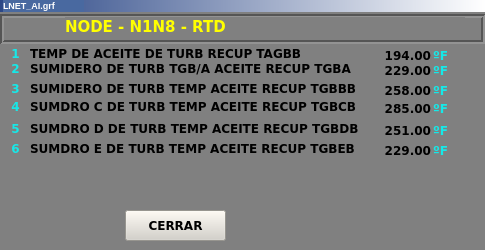
<?xml version="1.0" encoding="UTF-8"?>
<ui version="4.0">
 <class>LNET_AI4</class>
 <widget class="QWidget" name="LNET_AI4">
  <property name="geometry">
   <rect>
    <x>0</x>
    <y>0</y>
    <width>485</width>
    <height>250</height>
   </rect>
  </property>
  <property name="minimumSize">
   <size>
    <width>485</width>
    <height>250</height>
   </size>
  </property>
  <property name="maximumSize">
   <size>
    <width>485</width>
    <height>250</height>
   </size>
  </property>
  <property name="windowTitle">
   <string>LNET_AI4</string>
  </property>
  <property name="styleSheet">
   <string notr="true">background-color: rgb(128, 128, 128);</string>
  </property>
  <widget class="QFrame" name="frame_2">
   <property name="geometry">
    <rect>
     <x>0</x>
     <y>0</y>
     <width>485</width>
     <height>12</height>
    </rect>
   </property>
   <property name="styleSheet">
    <string notr="true">background-color: qlineargradient(spread:pad, x1:0, y1:0, x2:1, y2:0, stop:0 rgba(43, 71, 134, 255), stop:1 rgba(255, 255, 255, 255));</string>
   </property>
   <property name="frameShape">
    <enum>QFrame::Panel</enum>
   </property>
   <property name="frameShadow">
    <enum>QFrame::Raised</enum>
   </property>
   <property name="lineWidth">
    <number>0</number>
   </property>
   <widget class="QLabel" name="lbLnetT">
    <property name="geometry">
     <rect>
      <x>3</x>
      <y>0</y>
      <width>81</width>
      <height>12</height>
     </rect>
    </property>
    <property name="font">
     <font>
      <pointsize>5</pointsize>
      <weight>75</weight>
      <bold>true</bold>
     </font>
    </property>
    <property name="styleSheet">
     <string notr="true">background-color: rgb(73, 105, 160);</string>
    </property>
    <property name="text">
     <string>&lt;!DOCTYPE HTML PUBLIC &quot;-//W3C//DTD HTML 4.0//EN&quot; &quot;http://www.w3.org/TR/REC-html40/strict.dtd&quot;&gt;
&lt;html&gt;&lt;head&gt;&lt;meta name=&quot;qrichtext&quot; content=&quot;1&quot; /&gt;&lt;style type=&quot;text/css&quot;&gt;
p, li { white-space: pre-wrap; }
&lt;/style&gt;&lt;/head&gt;&lt;body style=&quot; font-family:'MS Shell Dlg 2'; font-size:5pt; font-weight:600; font-style:normal;&quot;&gt;
&lt;p style=&quot; margin-top:0px; margin-bottom:0px; margin-left:0px; margin-right:0px; -qt-block-indent:0; text-indent:0px;&quot;&gt;&lt;span style=&quot; font-size:7pt; color:#ffffff;&quot;&gt;LNET_AI.grf&lt;/span&gt;&lt;/p&gt;&lt;/body&gt;&lt;/html&gt;</string>
    </property>
   </widget>
  </widget>
  <widget class="QLabel" name="lbNodRTD">
   <property name="geometry">
    <rect>
     <x>65</x>
     <y>17</y>
     <width>400</width>
     <height>20</height>
    </rect>
   </property>
   <property name="font">
    <font>
     <family>Verdana</family>
     <pointsize>11</pointsize>
     <weight>75</weight>
     <bold>true</bold>
    </font>
   </property>
   <property name="styleSheet">
    <string notr="true">color: rgb(255, 255, 0);</string>
   </property>
   <property name="text">
    <string>NODE - N1N8 - RTD</string>
   </property>
  </widget>
  <widget class="QFrame" name="frame">
   <property name="geometry">
    <rect>
     <x>0</x>
     <y>14</y>
     <width>485</width>
     <height>30</height>
    </rect>
   </property>
   <property name="styleSheet">
    <string notr="true">border-color: rgb(255, 255, 255);</string>
   </property>
   <property name="frameShape">
    <enum>QFrame::Box</enum>
   </property>
   <property name="frameShadow">
    <enum>QFrame::Sunken</enum>
   </property>
   <property name="lineWidth">
    <number>2</number>
   </property>
  </widget>
  <widget class="QPushButton" name="btnCerrar">
   <property name="geometry">
    <rect>
     <x>125</x>
     <y>210</y>
     <width>101</width>
     <height>31</height>
    </rect>
   </property>
   <property name="font">
    <font>
     <family>Verdana</family>
     <pointsize>9</pointsize>
     <weight>75</weight>
     <bold>true</bold>
    </font>
   </property>
   <property name="styleSheet">
    <string notr="true">background-color: rgb(212, 208, 200);</string>
   </property>
   <property name="text">
    <string>CERRAR</string>
   </property>
  </widget>
  <widget class="QLabel" name="lbNumNode_1">
   <property name="geometry">
    <rect>
     <x>5</x>
     <y>45</y>
     <width>21</width>
     <height>16</height>
    </rect>
   </property>
   <property name="font">
    <font>
     <family>Verdana</family>
     <weight>75</weight>
     <bold>true</bold>
    </font>
   </property>
   <property name="styleSheet">
    <string notr="true">color: rgb(22, 232, 232);</string>
   </property>
   <property name="text">
    <string>1</string>
   </property>
   <property name="alignment">
    <set>Qt::AlignCenter</set>
   </property>
  </widget>
  <widget class="QLabel" name="lbNodeT_1">
   <property name="geometry">
    <rect>
     <x>30</x>
     <y>45</y>
     <width>340</width>
     <height>16</height>
    </rect>
   </property>
   <property name="font">
    <font>
     <family>Verdana</family>
     <weight>75</weight>
     <bold>true</bold>
    </font>
   </property>
   <property name="text">
    <string>TEMP DE ACEITE DE TURB RECUP TAGBB</string>
   </property>
  </widget>
  <widget class="QLabel" name="lbNode_1">
   <property name="geometry">
    <rect>
     <x>370</x>
     <y>45</y>
     <width>61</width>
     <height>20</height>
    </rect>
   </property>
   <property name="font">
    <font>
     <family>Verdana</family>
     <weight>75</weight>
     <bold>true</bold>
    </font>
   </property>
   <property name="layoutDirection">
    <enum>Qt::RightToLeft</enum>
   </property>
   <property name="text">
    <string>194.00</string>
   </property>
   <property name="alignment">
    <set>Qt::AlignRight|Qt::AlignTrailing|Qt::AlignVCenter</set>
   </property>
  </widget>
  <widget class="QLabel" name="lbNodeU_1">
   <property name="geometry">
    <rect>
     <x>433</x>
     <y>45</y>
     <width>35</width>
     <height>20</height>
    </rect>
   </property>
   <property name="font">
    <font>
     <family>Verdana</family>
     <weight>75</weight>
     <bold>true</bold>
    </font>
   </property>
   <property name="styleSheet">
    <string notr="true">color: rgb(22, 232, 232);</string>
   </property>
   <property name="text">
    <string>ºF</string>
   </property>
  </widget>
  <widget class="QLabel" name="lbNodeU_2">
   <property name="geometry">
    <rect>
     <x>433</x>
     <y>60</y>
     <width>35</width>
     <height>20</height>
    </rect>
   </property>
   <property name="font">
    <font>
     <family>Verdana</family>
     <weight>75</weight>
     <bold>true</bold>
    </font>
   </property>
   <property name="styleSheet">
    <string notr="true">color: rgb(22, 232, 232);</string>
   </property>
   <property name="text">
    <string>ºF</string>
   </property>
  </widget>
  <widget class="QLabel" name="lbNodeT_2">
   <property name="geometry">
    <rect>
     <x>30</x>
     <y>60</y>
     <width>340</width>
     <height>16</height>
    </rect>
   </property>
   <property name="font">
    <font>
     <family>Verdana</family>
     <weight>75</weight>
     <bold>true</bold>
    </font>
   </property>
   <property name="text">
    <string>SUMIDERO DE TURB TGB/A ACEITE RECUP TGBA</string>
   </property>
  </widget>
  <widget class="QLabel" name="lbNumNode_2">
   <property name="geometry">
    <rect>
     <x>5</x>
     <y>60</y>
     <width>21</width>
     <height>16</height>
    </rect>
   </property>
   <property name="font">
    <font>
     <family>Verdana</family>
     <weight>75</weight>
     <bold>true</bold>
    </font>
   </property>
   <property name="styleSheet">
    <string notr="true">color: rgb(22, 232, 232);</string>
   </property>
   <property name="text">
    <string>2</string>
   </property>
   <property name="alignment">
    <set>Qt::AlignCenter</set>
   </property>
  </widget>
  <widget class="QLabel" name="lbNode_2">
   <property name="geometry">
    <rect>
     <x>370</x>
     <y>60</y>
     <width>61</width>
     <height>20</height>
    </rect>
   </property>
   <property name="font">
    <font>
     <family>Verdana</family>
     <weight>75</weight>
     <bold>true</bold>
    </font>
   </property>
   <property name="layoutDirection">
    <enum>Qt::RightToLeft</enum>
   </property>
   <property name="text">
    <string>229.00</string>
   </property>
   <property name="alignment">
    <set>Qt::AlignRight|Qt::AlignTrailing|Qt::AlignVCenter</set>
   </property>
  </widget>
  <widget class="QLabel" name="lbNodeU_3">
   <property name="geometry">
    <rect>
     <x>433</x>
     <y>80</y>
     <width>35</width>
     <height>20</height>
    </rect>
   </property>
   <property name="font">
    <font>
     <family>Verdana</family>
     <weight>75</weight>
     <bold>true</bold>
    </font>
   </property>
   <property name="styleSheet">
    <string notr="true">color: rgb(22, 232, 232);</string>
   </property>
   <property name="text">
    <string>ºF</string>
   </property>
  </widget>
  <widget class="QLabel" name="lbNumNode_3">
   <property name="geometry">
    <rect>
     <x>5</x>
     <y>80</y>
     <width>21</width>
     <height>16</height>
    </rect>
   </property>
   <property name="font">
    <font>
     <family>Verdana</family>
     <weight>75</weight>
     <bold>true</bold>
    </font>
   </property>
   <property name="styleSheet">
    <string notr="true">color: rgb(22, 232, 232);</string>
   </property>
   <property name="text">
    <string>3</string>
   </property>
   <property name="alignment">
    <set>Qt::AlignCenter</set>
   </property>
  </widget>
  <widget class="QLabel" name="lbNodeT_3">
   <property name="geometry">
    <rect>
     <x>30</x>
     <y>80</y>
     <width>340</width>
     <height>16</height>
    </rect>
   </property>
   <property name="font">
    <font>
     <family>Verdana</family>
     <weight>75</weight>
     <bold>true</bold>
    </font>
   </property>
   <property name="text">
    <string>SUMIDERO DE TURB TEMP ACEITE RECUP TGBBB</string>
   </property>
  </widget>
  <widget class="QLabel" name="lbNode_3">
   <property name="geometry">
    <rect>
     <x>370</x>
     <y>80</y>
     <width>61</width>
     <height>20</height>
    </rect>
   </property>
   <property name="font">
    <font>
     <family>Verdana</family>
     <weight>75</weight>
     <bold>true</bold>
    </font>
   </property>
   <property name="layoutDirection">
    <enum>Qt::RightToLeft</enum>
   </property>
   <property name="text">
    <string>258.00</string>
   </property>
   <property name="alignment">
    <set>Qt::AlignRight|Qt::AlignTrailing|Qt::AlignVCenter</set>
   </property>
  </widget>
  <widget class="QLabel" name="lbNodeU_4">
   <property name="geometry">
    <rect>
     <x>433</x>
     <y>98</y>
     <width>35</width>
     <height>20</height>
    </rect>
   </property>
   <property name="font">
    <font>
     <family>Verdana</family>
     <weight>75</weight>
     <bold>true</bold>
    </font>
   </property>
   <property name="styleSheet">
    <string notr="true">color: rgb(22, 232, 232);</string>
   </property>
   <property name="text">
    <string>ºF</string>
   </property>
  </widget>
  <widget class="QLabel" name="lbNodeT_4">
   <property name="geometry">
    <rect>
     <x>30</x>
     <y>98</y>
     <width>340</width>
     <height>16</height>
    </rect>
   </property>
   <property name="font">
    <font>
     <family>Verdana</family>
     <weight>75</weight>
     <bold>true</bold>
    </font>
   </property>
   <property name="text">
    <string>SUMDRO C DE TURB TEMP ACEITE RECUP TGBCB</string>
   </property>
  </widget>
  <widget class="QLabel" name="lbNumNode_4">
   <property name="geometry">
    <rect>
     <x>5</x>
     <y>98</y>
     <width>21</width>
     <height>16</height>
    </rect>
   </property>
   <property name="font">
    <font>
     <family>Verdana</family>
     <weight>75</weight>
     <bold>true</bold>
    </font>
   </property>
   <property name="styleSheet">
    <string notr="true">color: rgb(22, 232, 232);</string>
   </property>
   <property name="text">
    <string>4</string>
   </property>
   <property name="alignment">
    <set>Qt::AlignCenter</set>
   </property>
  </widget>
  <widget class="QLabel" name="lbNode_4">
   <property name="geometry">
    <rect>
     <x>370</x>
     <y>98</y>
     <width>61</width>
     <height>20</height>
    </rect>
   </property>
   <property name="font">
    <font>
     <family>Verdana</family>
     <weight>75</weight>
     <bold>true</bold>
    </font>
   </property>
   <property name="layoutDirection">
    <enum>Qt::RightToLeft</enum>
   </property>
   <property name="text">
    <string>285.00</string>
   </property>
   <property name="alignment">
    <set>Qt::AlignRight|Qt::AlignTrailing|Qt::AlignVCenter</set>
   </property>
  </widget>
  <widget class="QLabel" name="lbNodeU_5">
   <property name="geometry">
    <rect>
     <x>433</x>
     <y>120</y>
     <width>35</width>
     <height>20</height>
    </rect>
   </property>
   <property name="font">
    <font>
     <family>Verdana</family>
     <weight>75</weight>
     <bold>true</bold>
    </font>
   </property>
   <property name="styleSheet">
    <string notr="true">color: rgb(22, 232, 232);</string>
   </property>
   <property name="text">
    <string>ºF</string>
   </property>
  </widget>
  <widget class="QLabel" name="lbNumNode_5">
   <property name="geometry">
    <rect>
     <x>5</x>
     <y>120</y>
     <width>21</width>
     <height>16</height>
    </rect>
   </property>
   <property name="font">
    <font>
     <family>Verdana</family>
     <weight>75</weight>
     <bold>true</bold>
    </font>
   </property>
   <property name="styleSheet">
    <string notr="true">color: rgb(22, 232, 232);</string>
   </property>
   <property name="text">
    <string>5</string>
   </property>
   <property name="alignment">
    <set>Qt::AlignCenter</set>
   </property>
  </widget>
  <widget class="QLabel" name="lbNodeT_5">
   <property name="geometry">
    <rect>
     <x>30</x>
     <y>120</y>
     <width>340</width>
     <height>16</height>
    </rect>
   </property>
   <property name="font">
    <font>
     <family>Verdana</family>
     <weight>75</weight>
     <bold>true</bold>
    </font>
   </property>
   <property name="text">
    <string>SUMDRO D DE TURB TEMP ACEITE RECUP TGBDB</string>
   </property>
  </widget>
  <widget class="QLabel" name="lbNode_5">
   <property name="geometry">
    <rect>
     <x>370</x>
     <y>120</y>
     <width>61</width>
     <height>20</height>
    </rect>
   </property>
   <property name="font">
    <font>
     <family>Verdana</family>
     <weight>75</weight>
     <bold>true</bold>
    </font>
   </property>
   <property name="layoutDirection">
    <enum>Qt::RightToLeft</enum>
   </property>
   <property name="text">
    <string>251.00</string>
   </property>
   <property name="alignment">
    <set>Qt::AlignRight|Qt::AlignTrailing|Qt::AlignVCenter</set>
   </property>
  </widget>
  <widget class="QLabel" name="lbNumNode_6">
   <property name="geometry">
    <rect>
     <x>5</x>
     <y>140</y>
     <width>21</width>
     <height>16</height>
    </rect>
   </property>
   <property name="font">
    <font>
     <family>Verdana</family>
     <weight>75</weight>
     <bold>true</bold>
    </font>
   </property>
   <property name="styleSheet">
    <string notr="true">color: rgb(22, 232, 232);</string>
   </property>
   <property name="text">
    <string>6</string>
   </property>
   <property name="alignment">
    <set>Qt::AlignCenter</set>
   </property>
  </widget>
  <widget class="QLabel" name="lbNodeU_6">
   <property name="geometry">
    <rect>
     <x>433</x>
     <y>140</y>
     <width>35</width>
     <height>20</height>
    </rect>
   </property>
   <property name="font">
    <font>
     <family>Verdana</family>
     <weight>75</weight>
     <bold>true</bold>
    </font>
   </property>
   <property name="styleSheet">
    <string notr="true">color: rgb(22, 232, 232);</string>
   </property>
   <property name="text">
    <string>ºF</string>
   </property>
  </widget>
  <widget class="QLabel" name="lbNodeT_6">
   <property name="geometry">
    <rect>
     <x>30</x>
     <y>140</y>
     <width>340</width>
     <height>16</height>
    </rect>
   </property>
   <property name="font">
    <font>
     <family>Verdana</family>
     <weight>75</weight>
     <bold>true</bold>
    </font>
   </property>
   <property name="text">
    <string>SUMDRO E DE TURB TEMP ACEITE RECUP TGBEB</string>
   </property>
  </widget>
  <widget class="QLabel" name="lbNode_6">
   <property name="geometry">
    <rect>
     <x>370</x>
     <y>140</y>
     <width>61</width>
     <height>20</height>
    </rect>
   </property>
   <property name="font">
    <font>
     <family>Verdana</family>
     <weight>75</weight>
     <bold>true</bold>
    </font>
   </property>
   <property name="layoutDirection">
    <enum>Qt::RightToLeft</enum>
   </property>
   <property name="text">
    <string>229.00</string>
   </property>
   <property name="alignment">
    <set>Qt::AlignRight|Qt::AlignTrailing|Qt::AlignVCenter</set>
   </property>
  </widget>
  <zorder>frame</zorder>
  <zorder>frame_2</zorder>
  <zorder>lbNodRTD</zorder>
  <zorder>btnCerrar</zorder>
  <zorder>lbNumNode_1</zorder>
  <zorder>lbNodeT_1</zorder>
  <zorder>lbNode_1</zorder>
  <zorder>lbNodeU_1</zorder>
  <zorder>lbNodeU_2</zorder>
  <zorder>lbNodeT_2</zorder>
  <zorder>lbNumNode_2</zorder>
  <zorder>lbNode_2</zorder>
  <zorder>lbNodeU_3</zorder>
  <zorder>lbNumNode_3</zorder>
  <zorder>lbNodeT_3</zorder>
  <zorder>lbNode_3</zorder>
  <zorder>lbNodeU_4</zorder>
  <zorder>lbNodeT_4</zorder>
  <zorder>lbNumNode_4</zorder>
  <zorder>lbNode_4</zorder>
  <zorder>lbNodeU_5</zorder>
  <zorder>lbNumNode_5</zorder>
  <zorder>lbNodeT_5</zorder>
  <zorder>lbNode_5</zorder>
  <zorder>lbNumNode_6</zorder>
  <zorder>lbNodeU_6</zorder>
  <zorder>lbNodeT_6</zorder>
  <zorder>lbNode_6</zorder>
 </widget>
 <layoutdefault spacing="6" margin="11"/>
 <resources/>
 <connections/>
</ui>
